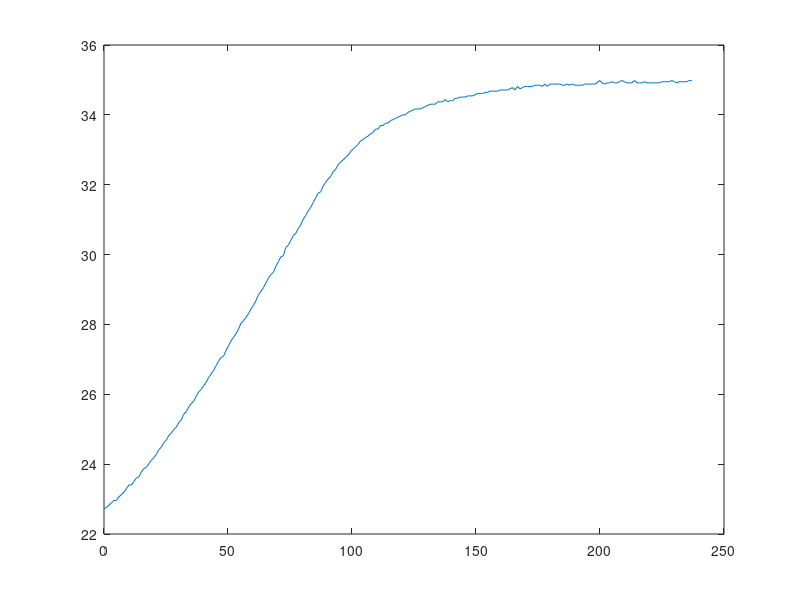

MATLAB code to generate this figure: (Note: this script raises an error after producing the figure.)
clear variables, close all, clc, format compact

temp=[

22.724575907372596
22.758379217617108
22.825986858042803
22.893595858453402
22.96120621892964
22.96120621892964
23.062624309948838
23.130238070950185
23.19785319230591
23.299278425182035
23.40070671931604
23.40070671931604
23.502138074985034
23.603572492466494
23.63738464541098
23.772636659716103
23.874079243385797
23.907894118557486
24.009340786061372
24.11079051676438
24.178425372480806
24.27988020913247
24.415158090843303
24.48279907453086
24.618085127980663
24.685730197907745
24.821024424577047
24.888673581484102
24.99014987154172
25.05780243483177
25.193111649585124
25.260768301213638
25.429915893346184
25.497577315639607
25.632904250007513
25.734403029665355
25.80207058715492
25.937409793026536
26.072754453971175
26.140428830302767
26.241942952354794
26.34346014372065
26.478821173844555
26.5803455280252
26.68187295244825
26.817247628092503
26.95262776310078
27.054166447461462
27.088013358132795
27.25725303108875
27.392650913591442
27.52805425826638
27.629610351720107
27.731169518296927
27.866586521293872
28.035865459551996
28.103579425857657
28.20515293736229
28.306729523571537
28.44216975520596
28.543753516810497
28.679203316652817
28.84852325655228
28.950119322373205
29.051718464947374
29.187188774922863
29.32266455584071
29.424274982233875
29.492016976510666
29.661377947859428
29.79687288229736
29.932373290661605
29.96624924813158
30.203390531824432
30.27114826435593
30.406667836689152
30.54219288593564
30.609957464608904
30.745490730470387
30.84714427514464
31.01657369857963
31.118235462484858
31.253789276424516
31.35545823379244
31.49102164003425
31.62659052850577
31.762164899871966
31.796059349493817
31.965536738804907
32.06722728572717
32.168920917994434
32.236718387058595
32.37231743968742
32.44011902341842
32.57572630613038
32.64353200527767
32.71133907639711
32.77914751957205
32.846957334885104
32.948674630796916
33.016487876821145
33.08430249527561
33.15211848624328
33.25384504633993
33.28775458605283
33.35557469506104
33.38948526437738
33.457307432687465
33.49121903170149
33.592955888306406
33.592955888306406
33.69469583447336
33.69469583447336
33.76252418181402
33.76252418181402
33.83035390250147
33.86426927787671
33.89818499661981
33.93210105874166
33.966017464252396
33.99993421316253
33.99993421316253
34.06776874122269
34.10168652039336
34.135604643005486
34.16952310906883
34.16952310906883
34.16952310906883
34.20344191859428
34.237361071592346
34.27128056807317
34.3052004080469
34.3052004080469
34.3052004080469
34.37304111851659
34.37304111851659
34.37304111851659
34.44088320308477
34.37304111851659
34.406961989033206
34.406961989033206
34.474804760681806
34.474804760681806
34.50872666183444
34.50872666183444
34.50872666183444
34.542648906553936
34.542648906553936
34.542648906553936
34.57657149485006
34.610494426733325
34.610494426733325
34.610494426733325
34.64441770221425
34.64441770221425
34.67834132130334
34.67834132130334
34.67834132130334
34.67834132130334
34.71226528401074
34.71226528401074
34.71226528401074
34.71226528401074
34.746189590347704
34.78011424032326
34.71226528401074
34.81403923394941
34.746189590347704
34.78011424032326
34.81403923394941
34.81403923394941
34.81403923394941
34.81403923394941
34.84796457123554
34.84796457123554
34.84796457123554
34.81403923394941
34.881890252192555
34.81403923394941
34.881890252192555
34.881890252192555
34.881890252192555
34.881890252192555
34.881890252192555
34.84796457123554
34.84796457123554
34.881890252192555
34.84796457123554
34.881890252192555
34.84796457123554
34.84796457123554
34.84796457123554
34.84796457123554
34.881890252192555
34.881890252192555
34.881890252192555
34.881890252192555
34.881890252192555
34.915816276830576
34.983669357192454
34.915816276830576
34.881890252192555
34.915816276830576
34.915816276830576
34.94974264516049
34.915816276830576
34.915816276830576
34.94974264516049
34.983669357192454
34.94974264516049
34.915816276830576
34.915816276830576
34.915816276830576
34.983669357192454
34.915816276830576
34.915816276830576
34.915816276830576
34.94974264516049
34.915816276830576
34.915816276830576
34.915816276830576
34.915816276830576
34.915816276830576
34.915816276830576
34.94974264516049
34.94974264516049
34.94974264516049
34.94974264516049
34.983669357192454
34.94974264516049
34.915816276830576
34.94974264516049
34.94974264516049
34.94974264516049
34.94974264516049
34.983669357192454
34.983669357192454

];
time=linspace(0, length(temp), length(temp))';
plot(time, temp)
hold on
tau=50.428
kp=.1
ki=.000001
kd=3
tempnewton=(16.5*time)/(50.0712 + 95)+22;
PID=pid(kp, ki, kd, temp,1);
%tempnewton=min(temp)*exp((-time+25)/tau)+(max(340)+.15)*(1-exp((-time+25)/tau))
%syst=tfest(temp,1)
syms s
s = tf('s');
To = 22.7;            % ambient/initial temperature
K = 12.8;             % DC gain
tau = 35; 
%syms s% time constant
P = K/(tau*s+1);      % model transfer function
[y,t] = step(P,237);  % model step response
step(P+22,0:1:237);

P = K/(tau*s+1);
sym x
% plot(temp,'b:')
% xlabel('time (sec)')
% ylabel('temperature (degrees C)')
% title('Lightbulb Temperature Step Response')
legend('model','experiment','Location','SouthEast')
%feedback(P,PID)
%step(P*PID)
T=(175*exp(t/35))/64
plot(time,(64*exp(-t/35))/175)